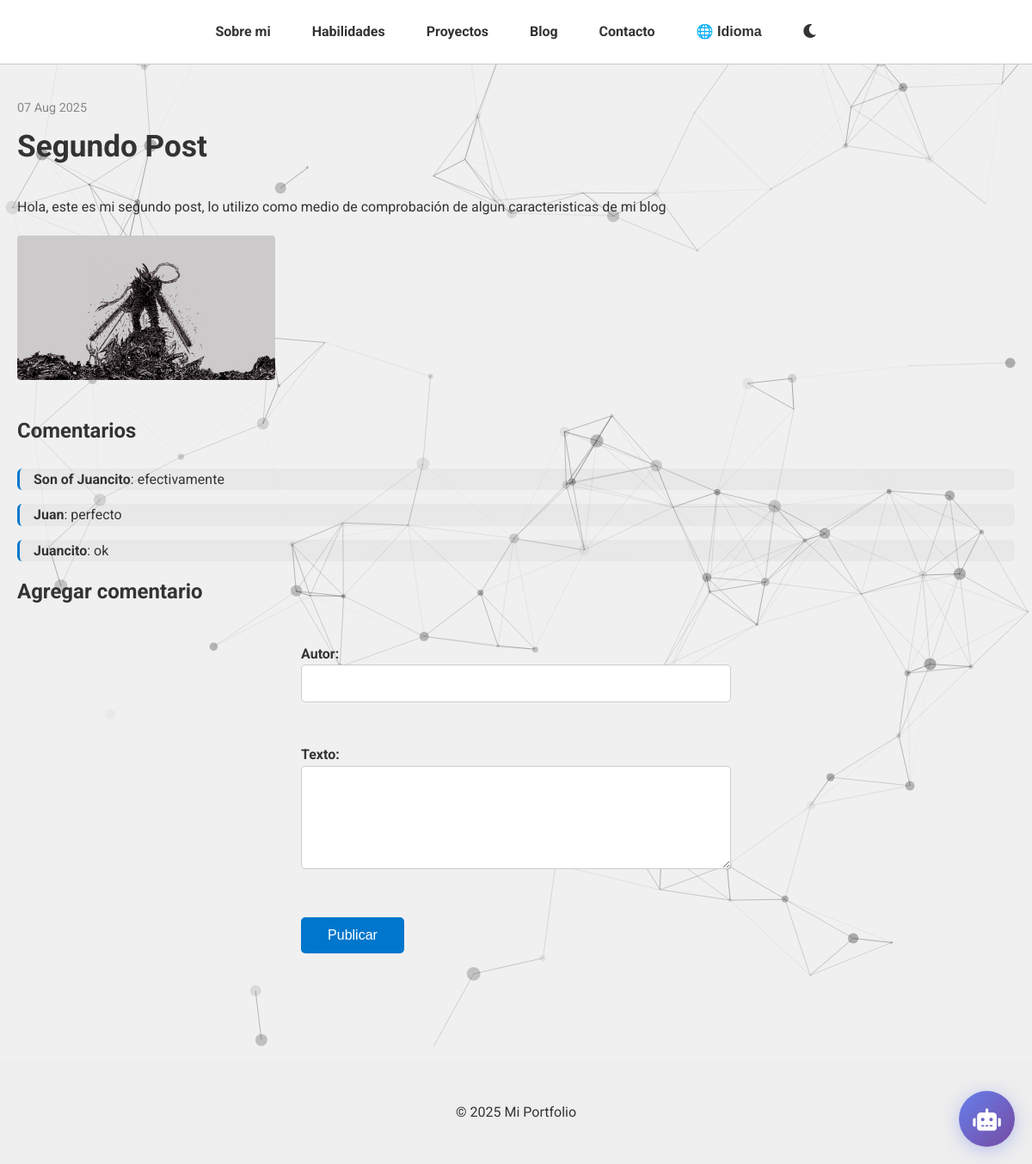
The app's page /blog/2/ with its own data.
### blog/models.py (models this page shows, shortened)
class Post(models.Model):
    titulo = models.CharField(max_length=200)
    contenido = models.TextField()
    fecha_publicacion = models.DateTimeField(default=timezone.now)

class ArchivoMultimedia(models.Model):
    post = models.ForeignKey(Post, related_name='archivos', on_delete=models.CASCADE)
    archivo = models.FileField(upload_to='archivos_post/')

class Comentario(models.Model):
    post = models.ForeignKey(Post, on_delete=models.CASCADE, related_name='comentarios')
    autor = models.CharField(max_length=100)
    texto = models.TextField()
    fecha = models.DateTimeField(default=timezone.now)

### blog/views.py (the view)
# urls.py: path('<int:pk>/', views.detalle_post, name='detalle_post'),
def detalle_post(request, pk):
    post = get_object_or_404(Post, pk=pk)
    comentarios = post.comentarios.order_by('-fecha')
    if request.method == 'POST':
        form = ComentarioForm(request.POST)
        if form.is_valid():
            comentario = form.save(commit=False)
            comentario.post = post
            comentario.save()
    else:
        form = ComentarioForm()
    return render(request, 'blog/post_detail.html', {
        'post': post,
        'comentarios': comentarios,
        'form': form
    })

### blog/forms.py
class ComentarioForm(forms.ModelForm):
    class Meta:
        model = Comentario
        fields = ['autor', 'texto']

### blog/templates/blog/post_detail.html (shortened to what this page needs)
{% extends "base.html" %}
{% load static %}
{% block content %}
<section class="seccion">
  <p class="post-fecha">{{ post.fecha_publicacion|date:"d M Y" }}</p>
  <h2>{{ post.titulo }}</h2>
  <p>{{ post.contenido|linebreaks }}</p>
  <div class="imagenes-contenedor">
    {% for archivo in post.archivos.all %}
      {% if archivo.archivo.url|lower|slice:"-4:" == ".jpg" or archivo.archivo.url|lower|slice:"-4:" == ".png" or archivo.archivo.url|lower|slice:"-5:" == ".jpeg" or archivo.archivo.url|lower|slice:"-4:" == ".gif" %}
        <img src="{{ archivo.archivo.url }}" class="detalle-img">
      {% else %}
        <p><a href="{{ archivo.archivo.url }}" target="_blank">Descargar archivo adjunto</a></p>
      {% endif %}
    {% endfor %}
  </div>
  <h3 style="margin-top: 40px;">Comentarios</h3>
  {% for comentario in comentarios %}
    <div class="comentario">
      <strong>{{ comentario.autor }}</strong>: {{ comentario.texto }}
    </div>
  {% empty %}
    <p>No hay comentarios aún.</p>
  {% endfor %}
  <h3>Agregar comentario</h3>
  <form method="post">
    {{ form.as_p }}
    <button type="submit" class="boton-descarga">Publicar</button>
  </form>
</section>
{% endblock %}

### static/styles.css (style rules this page uses)
:root { --bg-light: #f0f0f0; --bg-dark: #000; --text-light: #333; --text-dark: #f1f1f1; --card-bg-light: #ffffff; --card-bg-dark: #2e2e2e; --accent-color: #0077cc; --accent-hover: #005fa3; --success-color: #28a745; --success-hover: #218838; --border-light: #ccc; --border-dark: #555; --shadow-light: 0 4px 10px rgba(0,0,0,0.1); --shadow-dark: 0 4px 12px rgba(255,255,255,0.05); --shadow-hover: 0 8px 15px rgba(0,119,204,0.4); }
* { box-sizing: border-box; }
html { scroll-behavior: smooth; }
body { margin: 0; font-family: 'Roboto', sans-serif; background: var(--bg-light); color: var(--text-light); transition: background 0.5s, color 0.5s; overflow-x: hidden; line-height: 1.6; }
h1, h2, h3 { margin-top: 0; }
h2 { font-size: clamp(1.5rem, 3.5vw, 2.2rem); }
h3 { font-size: clamp(1.2rem, 3vw, 1.5rem); }
p { font-size: clamp(0.9rem, 2.5vw, 1rem); }
.seccion { padding: 100px 20px 60px; max-width: 960px; margin: 0 auto; position: relative; z-index: 1; }
.boton-descarga { display: inline-block; margin-top: 1rem; padding: 0.75rem 1.5rem; background-color: var(--success-color); color: white; text-decoration: none; border-radius: 5px; transition: background 0.3s; font-size: clamp(0.9rem, 2.5vw, 1rem); }
form { display: flex; flex-direction: column; gap: 1rem; max-width: 500px; margin: 0 auto; width: 100%; }
form label { font-weight: bold; font-size: clamp(0.9rem, 2.5vw, 1rem); }
form input, form textarea { width: 100%; padding: 0.75rem; border: 1px solid var(--border-light); border-radius: 5px; font-size: clamp(0.9rem, 2.5vw, 1rem); }
form textarea { height: 120px; resize: vertical; min-height: 80px; }
form button[type="submit"] { padding: 0.75rem 1.5rem; background-color: var(--accent-color); color: #fff; border: none; border-radius: 5px; font-size: clamp(0.9rem, 2.5vw, 1rem); cursor: pointer; transition: background 0.3s; align-self: flex-start; min-width: 120px; }
@media (min-width: 1200px) { .seccion { max-width: 1200px; } }
.post-fecha { font-size: 0.9rem; color: #888; margin-bottom: 5px; }
.imagenes-contenedor { display: flex; flex-wrap: wrap; gap: 10px; margin-top: 20px; }
.detalle-img { max-width: 300px; height: auto; border-radius: 4px; object-fit: cover; }
.comentario { margin-bottom: 1rem; border-left: 3px solid var(--accent-color); padding-left: 1rem; background-color: rgba(0, 0, 0, 0.03); border-radius: 6px; }

### templates/base.html (style rules this page uses)
html { scroll-behavior: smooth; }

### records on screen
Post: fecha_publicacion "07 Aug 2025", titulo "Segundo Post", contenido "Hola, este es mi segundo post, lo utilizo como medio de comprobación de algun caracteristicas de mi blog"
ArchivoMultimedia: archivo (picture)
Comentario: autor "Son of Juancito", texto "efectivamente"
Comentario: autor "Juan", texto "perfecto"
Comentario: autor "Juancito", texto "ok"
